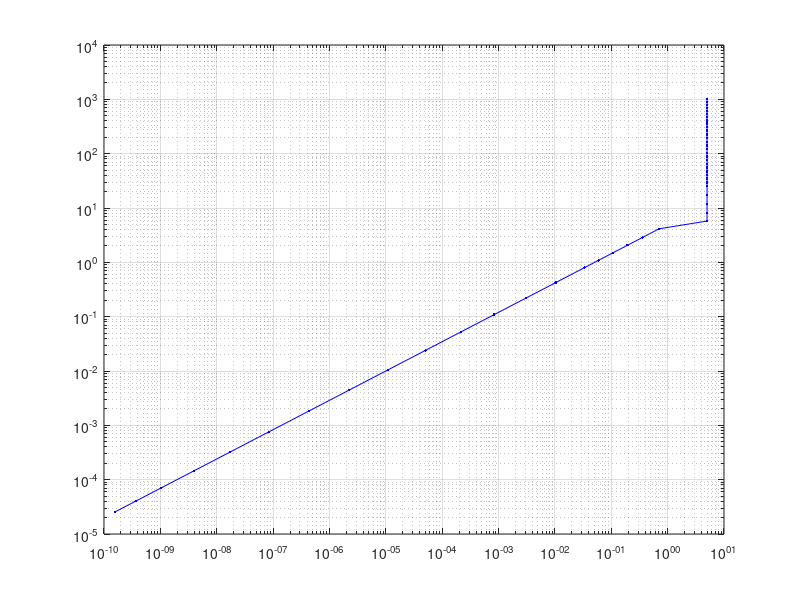

This figure's MATLAB source:
% Generate a complete fake CFC profile from just a lower trop mixing ratio
%

% Created: 06 July 2010, Scott Hannon
% Update: 12 Aug 2010, S.Hannon - "x" varient with pressure input
%%%%%%%%%%%%%%%%%%%%%%%%%%%%%%%%%%%%%%%%%%%%%%%%%%%%%%%%%%%%%%%%%%%%%%%%%%%%%%%

gasid = input('enter gas ID number: ');
mrlowtrop = input('enter lower trop mixing ratio (ppm) : ');
pstart = input('Enter start dropoff pressure (usually 300) : ');
pend = input('Enter end dropoff pressure (usually 20) : ');

p=[1.013E+03, 8.988E+02, 7.950E+02, 7.012E+02, 6.166E+02, ...
   5.405E+02, 4.722E+02, 4.111E+02, 3.565E+02, 3.080E+02, ...
   2.650E+02, 2.270E+02, 1.940E+02, 1.658E+02, 1.417E+02, ...
   1.211E+02, 1.035E+02, 8.850E+01, 7.565E+01, 6.467E+01, ...
   5.529E+01, 4.729E+01, 4.047E+01, 3.467E+01, 2.972E+01, ...
   2.549E+01, 1.743E+01, 1.197E+01, 8.010E+00, 5.746E+00, ...
   4.150E+00, 2.871E+00, 2.060E+00, 1.491E+00, 1.090E+00, ...
   7.978E-01, 4.250E-01, 2.190E-01, 1.090E-01, 5.220E-02, ...
   2.400E-02, 1.050E-02, 4.460E-03, 1.840E-03, 7.600E-04, ...
   3.200E-04, 1.450E-04, 7.100E-05, 4.010E-05, 2.540E-05];
%
mr = zeros(1,50);


% constant from surface to 300 mb
ind = find(p >= pstart);
mr(ind) = mrlowtrop;
mr300 = mrlowtrop;


% inverse drop off from 300 to 20 mb
ind=find(p >= pend & p < pstart);
mr20 = mrlowtrop / 5.0;
mr(ind) = (1./p(ind) - 1./pend)*(mr300 - mr20)/(1./pstart - 1./pend) + mr20;


% log-log drop off from 20 to 2E-5 mb
ind = find(p < pend);
mr2em5 = mr20/1E+10;
lmr = (log(p(ind))-log(pend))*(log(mr2em5)-log(mr20))/(log(2E-5)-log(pend)) + ...
   log(mr20);
mr(ind) = exp(lmr);


loglog(mr,p,'b.-'),grid


% Write formated data to screen
fprintf(1,' \n',[]);
fprintf(1,'%3i\n',gasid);
for ii=1:9
   jj = (ii-1)*5 + (1:5);
   fprintf(1,'       %9.3e, %9.3e, %9.3e, %9.3e, %9.3e,\n',mr(jj));
end
ii=10;
jj = (ii-1)*5 + (1:5);
fprintf(1,'       %9.3e, %9.3e, %9.3e, %9.3e, %9.3e\n',mr(jj));

fprintf(1,' \n',[]);
%%% end oif program %%%
